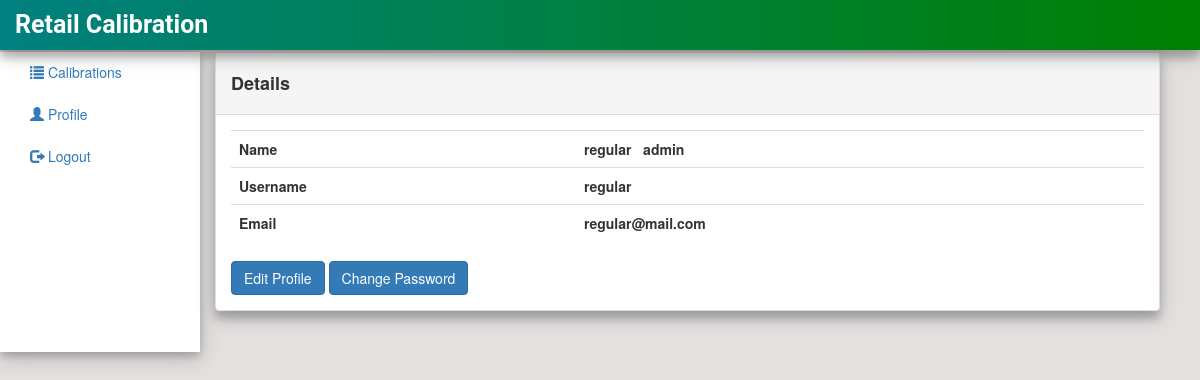
Screenshot of /profile (signed in) with the database file from the repository.
### calibrate/models.py (models this page shows, shortened)
class User(AbstractUser):
    is_regularAdmin = models.BooleanField(default=False)
    is_adminStaff = models.BooleanField(default=False)
    is_superAdmin = models.BooleanField(default = False)

### calibrate/views.py (the view)
# urls.py: path('profile', views.profile, name='profile'),
@login_required
def profile(request):
    args = {'user': request.user}
    return render(request, 'registration/profile.html')

### templates/registration/profile.html
{% extends 'calibrate/base.html' %} {% block content%}
<div class="col-sm-10">
    <div class="panel panel-default">
        <div class="panel-heading">
            <h4><strong>Details</strong></h4>
        </div>
        <div class="panel-body">
            <table class="table">
                <tr>
                    <td><strong>Name</strong></td>
                    <td><strong>{{user.first_name}} &nbsp; {{user.last_name}}</strong></td>
                </tr>
                <tr>
                    <td><strong>Username</strong></td>
                    <td><strong>{{user.username}}</strong></td>
                </tr>
                <tr>
                    <td><strong>Email</strong></td>
                    <td><strong>{{user.email}}</strong></td>
                </tr>
            </table>
            <a href="{% url 'edit_profile'%}" class="btn btn-primary" role="button">Edit Profile</a>
            <a href="{% url 'change_password'%}" class="btn btn-primary" role="button">Change Password</a>
            <br>
        </div>
    </div>
    {% endblock %}

### calibrate/static/css/mystyle.css (style rules this page uses)
.panel { box-shadow: 0 8px 8px 0 rgba(0, 0, 0, 0.19), 0 6px 20px 0 rgba(0, 0, 0, 0.19); margin-top: 52px; }

### rows the page displays
User: first_name "regular", last_name "admin", username "regular", email "regular@mail.com"
